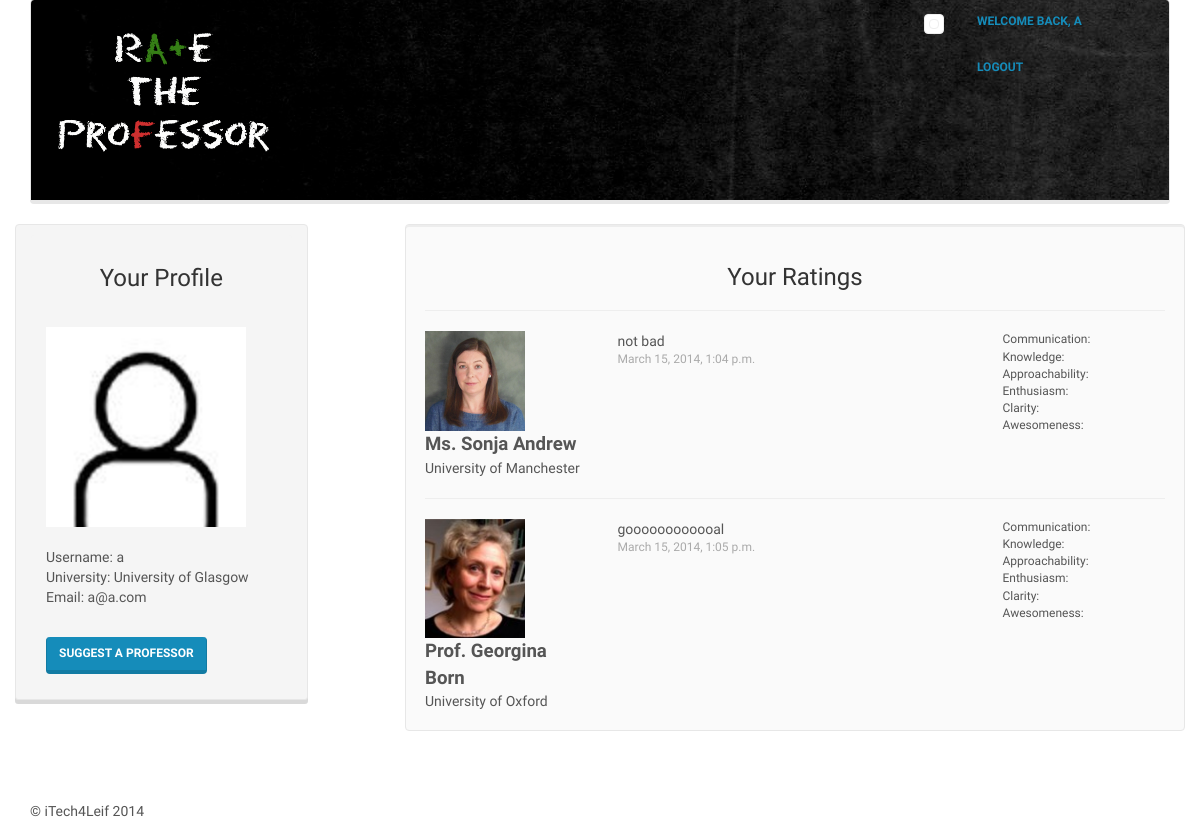
Page /rate_the_professor/user/ (signed in) on the committed database.
### rate_the_professor/models.py (models this page shows, shortened)
class UserProfile(models.Model):
    user = models.OneToOneField(User)
    university = models.ForeignKey(University)
    picture = models.ImageField(upload_to='users', blank=True)

class University(models.Model):
    uni_name = models.CharField(max_length=256, unique=True)
    website_url = models.URLField()
    class Meta:
        verbose_name_plural = "Universities"
    def __unicode__(self):
        return self.uni_name

class Rating(models.Model):
    user = models.ForeignKey(User, null=True)
    professor = models.ForeignKey(Professor)
    communication = models.DecimalField(max_digits=2, decimal_places=1, default=2.5)
    knowledge = models.DecimalField(max_digits=2, decimal_places=1, default=2.5)
    approachability = models.DecimalField(max_digits=2, decimal_places=1, default=2.5)
    enthusiasm = models.DecimalField(max_digits=2, decimal_places=1, default=2.5)
    clarity = models.DecimalField(max_digits=2, decimal_places=1, default=2.5)
    awesomeness = models.DecimalField(max_digits=2, decimal_places=1, default=2.5)
    comment = models.CharField(max_length=1024, null=False)
    datetime = models.DateTimeField(auto_now_add=True)
    def _calculate_rating(self):
        return u'%.2f' % ((self.communication + self.knowledge + self.approachability
                + self.enthusiasm + self.clarity + self.awesomeness) / 6)
    rating = property(_calculate_rating)

class Professor(models.Model):
    title = models.CharField(max_length=64)
    first_name = models.CharField(max_length=256)
    last_name = models.CharField(max_length=256)
    sum_of_communication = models.DecimalField(max_digits=10, decimal_places=1, default=2.5)
    no_of_communication = models.IntegerField(default=1)
    overall_communication = models.DecimalField(max_digits=2, decimal_places=1, default=2.5)
    sum_of_knowledge = models.DecimalField(max_digits=10, decimal_places=1, default=2.5)
    no_of_knowledge = models.IntegerField(default=1)
    overall_knowledge = models.DecimalField(max_digits=2, decimal_places=1, default=2.5)
    sum_of_approachability = models.DecimalField(max_digits=10, decimal_places=1, default=2.5)
    no_of_approachability = models.IntegerField(default=1)
    overall_approachability = models.DecimalField(max_digits=2, decimal_places=1, default=2.5)
    sum_of_enthusiasm = models.DecimalField(max_digits=10, decimal_places=1, default=2.5)
    no_of_enthusiasm = models.IntegerField(default=1)
    overall_enthusiasm = models.DecimalField(max_digits=2, decimal_places=1, default=2.5)
    sum_of_clarity = models.DecimalField(max_digits=10, decimal_places=1, default=2.5)
    no_of_clarity = models.IntegerField(default=1)
    overall_clarity = models.DecimalField(max_digits=2, decimal_places=1, default=2.5)
    sum_of_awesomeness = models.DecimalField(max_digits=10, decimal_places=1, default=2.5)
    no_of_awesomeness = models.IntegerField(default=1)
    overall_awesomeness = models.DecimalField(max_digits=2, decimal_places=1, default=2.5)
    sum_of_ratings = models.DecimalField(max_digits=10, decimal_places=1, default=2.5)
    no_of_ratings = models.IntegerField(default=1)
    overall_rating = models.DecimalField(max_digits=2, decimal_places=1, default=2.5)
    picture = models.ImageField(upload_to='professors', blank=True)
    university = models.ForeignKey(University)
    courses_taught = models.ManyToManyField(Course)
    website_url = models.URLField()
    def _full_name(self):
        return u'%s %s %s ' % (self.title, self.first_name, self.last_name)
    full_name = property(_full_name)

### rate_the_professor/views.py (the view)
def user(request):
    context = RequestContext(request)
    user_id = request.user.id
    context_dict = {'user_id': user_id}
    try:
        user = User.objects.get(id=user_id)
        context_dict['user'] = user
        context_dict['user_profile'] = UserProfile.objects.get(user=user)
        ratings = Rating.objects.filter(user=user_id)
        context_dict['ratings'] = ratings
    except User.DoesNotExist:
        pass
    return render_to_response('rate_the_professor/user.html', context_dict, context)

### templates/rate_the_professor/user.html
{% extends 'rate_the_professor/base.html' %}
{% load static %}
{% block body_block %}
<div class="row">
    {% if user %}
        <div class="col-md-3 panel panel-default panel-footer">
            <div class="panel-heading"><h3 class = "centered-text">Your Profile</h3></div>
            <div class="panel-body">
                <div class="profpic">
                    {% if user_profile.picture %}
                        <img src="/media/user/{{ user_profile.picture }}">
                    {% else %}
                        <img src="{% static 'img/profpic.png' %}">
                    {% endif %}
                </div>
                <br>
                <div>Username: {{ user.username }}</div>
                <div>University: {{ user_profile.university }}</div>
                <div>Email: {{ user.email }}</div>
            </div>
            <div class="panel-body">
                <form action="/rate_the_professor/suggestion/">
                <button type="submit" class="btn btn-primary" name="suggest a professor" value="Suggest a Profesor">Suggest A Professor</button>
                </form>
            </div>
        </div>
        <div class="col-md-8 col-md-offset-1 well">
            <h3 class = "centered-text">Your Ratings</h3>
            {% if ratings %}
                {% for rating in ratings %}
                    <hr>
                    <div class="row">
                        <div class="col-md-3">
                            <a href="/rate_the_professor/professor/{{ rating.professor.id }}/">
                                <img class="comment-pic" src="/media/professors/{{ rating.professor.picture }}">
                            </a>
                            <div><strong class="big-text">{{ rating.professor.full_name }}</strong></div>
                            <div>{{ rating.professor.university.uni_name }}</div>
                        </div>
                        <div class="col-md-6">
                            <div>{{ rating.comment }}</div>
                            <div class="small-rating">{{ rating.rating }}</div> <div class="date">{{ rating.datetime }}</div>
                        </div>
                        <div class="col-md-3">
                            <table>
                                <tr><td class="prof-rating-type-small">Communication: </td><td><div class="small-rating">{{ rating.communication }}</div></td></tr>
                                <tr><td class="prof-rating-type-small">Knowledge: </td><td><div class="small-rating">{{ rating.knowledge }}</div></td></tr>
                                <tr><td class="prof-rating-type-small">Approachability: </td><td><div class="small-rating">{{ rating.approachability }}</div></td></tr>
                                <tr><td class="prof-rating-type-small">Enthusiasm: </td><td><div class="small-rating">{{ rating.enthusiasm }}</div></td></tr>
                                <tr><td class="prof-rating-type-small">Clarity: </td><td><div class="small-rating">{{ rating.clarity }}</div></td></tr>
                                <tr><td class="prof-rating-type-small">Awesomeness: </td><td><div class="small-rating">{{ rating.awesomeness }}</div></td></tr>
                            </table>
                        </div>
                    </div>
                {% endfor %}
            {% else %}
                <h4 class = "centered-text text-warning">You haven't left any ratings yet.</h4>
            {% endif %}
        </div>
    {% else %}
        <div class="col-md-12">
            <h2>The specified user {{ user }} does not exist!</h2>
        </div>
    {% endif %}
</div>
{% endblock %}

### templates/rate_the_professor/base.html (shortened to what this page needs)
{% load static %}
<!DOCTYPE html>
<html>
<head>
	<link href="{% static 'css/bootstrap.css' %}" rel="stylesheet">
	<link href="{% static 'css/bootstrap.min.css' %}" rel="stylesheet" media="screen">
</head>
<body>
	<div class="container">
		<div class="navbar navbar-default">
			<div class="row">
				<div class="col-md-3">
					<div class="navbar-header">
						<a href="/rate_the_professor/"><img src="{% static 'img/logo.png' %}" class="navbar-brand"></a>
					</div>
				</div>
				{% if user.is_authenticated %}
					<div class="col-md-3 col-md-offset-6">
						<div class="btn-group">
							<a href="/rate_the_professor/user/" class="btn btn-lg btn-link">
								<div class="thumbnail">
									{% if user_profile.picture %}
										<img class= "thumbnail" src="/media/user/{{ user_profile.picture }}">
									{% else %}
										<img class= "thumbnail" src="{% static 'img/profpic.png' %}">
									{% endif %}
								</div>
							</a>
							<a href="/rate_the_professor/user/" class="btn btn-lg btn-link">Welcome back, {{ user.username }}</a>
							<a href="/rate_the_professor/logout/" class="btn btn-lg btn-link">Logout</a>
						</div>
					</div>
				{% endif %}
			</div>
		</div>
		<div id="b">
			{% block body_block %}{% endblock %}
		</div>
		<footer>
			<p>&copy; iTech4Leif 2014</p>
		</footer>
	</div>
</body>
</html>

### rows in the picture
UserProfile: university "University of Glasgow"
Rating: professor.picture (picture), professor.full_name "Ms. Sonja Andrew", professor.university.uni_name "University of Manchester", comment "not bad", datetime "March 15, 2014, 1:04 p.m."
Rating: professor.picture (picture), professor.full_name "Prof. Georgina Born", professor.university.uni_name "University of Oxford", comment "goooooooooooal", datetime "March 15, 2014, 1:05 p.m."

### other values in the picture
{{ user.username }} "A"
{{ user.username }} "a"
{{ user.email }} "a@a.com"
